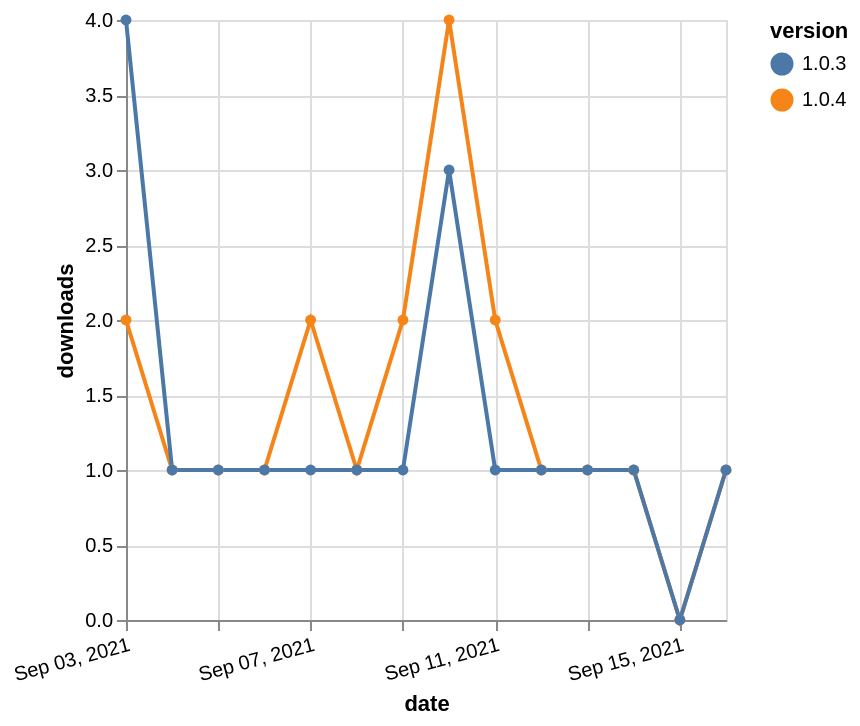

Specify this chart in Vega-Lite:
### Vega-Lite specification from a JSON file in a GitHub repository (floating-point values rounded to 4 significant figures)
{"$schema": "https://vega.github.io/schema/vega-lite/v5.json", "description": "A simple bar chart with embedded data.", "data": {"values": [{"date": "2021-09-03", "total": 271, "delta": 2, "version": "1.0.4"}, {"date": "2021-09-04", "total": 272, "delta": 1, "version": "1.0.4"}, {"date": "2021-09-05", "total": 273, "delta": 1, "version": "1.0.4"}, {"date": "2021-09-06", "total": 274, "delta": 1, "version": "1.0.4"}, {"date": "2021-09-07", "total": 276, "delta": 2, "version": "1.0.4"}, {"date": "2021-09-08", "total": 277, "delta": 1, "version": "1.0.4"}, {"date": "2021-09-09", "total": 279, "delta": 2, "version": "1.0.4"}, {"date": "2021-09-10", "total": 283, "delta": 4, "version": "1.0.4"}, {"date": "2021-09-11", "total": 285, "delta": 2, "version": "1.0.4"}, {"date": "2021-09-12", "total": 286, "delta": 1, "version": "1.0.4"}, {"date": "2021-09-13", "total": 287, "delta": 1, "version": "1.0.4"}, {"date": "2021-09-14", "total": 288, "delta": 1, "version": "1.0.4"}, {"date": "2021-09-15", "total": 288, "delta": 0, "version": "1.0.4"}, {"date": "2021-09-16", "total": 289, "delta": 1, "version": "1.0.4"}, {"date": "2021-09-03", "total": 246, "delta": 4, "version": "1.0.3"}, {"date": "2021-09-04", "total": 247, "delta": 1, "version": "1.0.3"}, {"date": "2021-09-05", "total": 248, "delta": 1, "version": "1.0.3"}, {"date": "2021-09-06", "total": 249, "delta": 1, "version": "1.0.3"}, {"date": "2021-09-07", "total": 250, "delta": 1, "version": "1.0.3"}, {"date": "2021-09-08", "total": 251, "delta": 1, "version": "1.0.3"}, {"date": "2021-09-09", "total": 252, "delta": 1, "version": "1.0.3"}, {"date": "2021-09-10", "total": 255, "delta": 3, "version": "1.0.3"}, {"date": "2021-09-11", "total": 256, "delta": 1, "version": "1.0.3"}, {"date": "2021-09-12", "total": 257, "delta": 1, "version": "1.0.3"}, {"date": "2021-09-13", "total": 258, "delta": 1, "version": "1.0.3"}, {"date": "2021-09-14", "total": 259, "delta": 1, "version": "1.0.3"}, {"date": "2021-09-15", "total": 259, "delta": 0, "version": "1.0.3"}, {"date": "2021-09-16", "total": 260, "delta": 1, "version": "1.0.3"}]}, "width": "container", "mark": {"type": "line", "point": {"filled": true}}, "encoding": {"x": {"field": "date", "type": "temporal", "timeUnit": "yearmonthdate", "title": "date", "axis": {"labelAngle": -15}}, "y": {"field": "delta", "type": "quantitative", "title": "downloads"}, "color": {"field": "version", "type": "nominal"}, "tooltip": {"field": "delta"}}}
